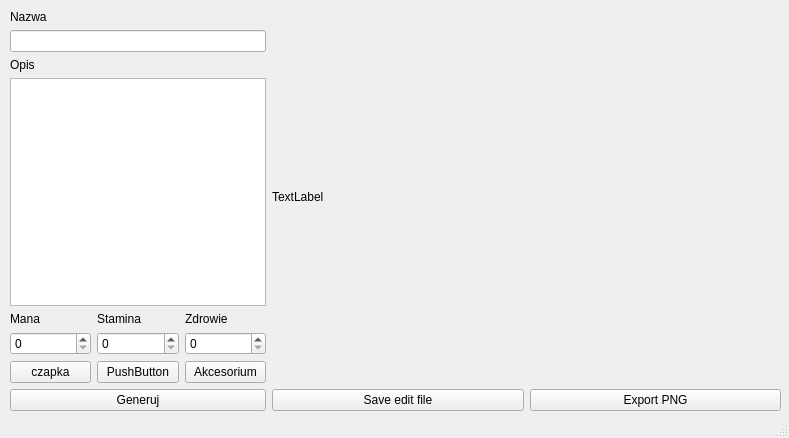
<?xml version="1.0" encoding="UTF-8"?>
<ui version="4.0">
 <class>MainWindow</class>
 <widget class="QMainWindow" name="MainWindow">
  <property name="windowModality">
   <enum>Qt::WindowModal</enum>
  </property>
  <property name="geometry">
   <rect>
    <x>0</x>
    <y>0</y>
    <width>789</width>
    <height>438</height>
   </rect>
  </property>
  <property name="windowTitle">
   <string>Generator kart kapibar</string>
  </property>
  <widget class="QWidget" name="centralwidget">
   <widget class="QWidget" name="">
    <property name="geometry">
     <rect>
      <x>10</x>
      <y>10</y>
      <width>771</width>
      <height>401</height>
     </rect>
    </property>
    <layout class="QGridLayout" name="gridLayout" rowstretch="0,0,0,0,0,0,0,0" columnstretch="0,0,0,10,10">
     <item row="7" column="3">
      <widget class="QPushButton" name="buttonSave">
       <property name="text">
        <string>Save edit file</string>
       </property>
      </widget>
     </item>
     <item row="4" column="2">
      <widget class="QLabel" name="labelHealth">
       <property name="text">
        <string>Zdrowie</string>
       </property>
      </widget>
     </item>
     <item row="2" column="0">
      <widget class="QLabel" name="labelDesc">
       <property name="text">
        <string>Opis</string>
       </property>
      </widget>
     </item>
     <item row="4" column="1">
      <widget class="QLabel" name="labelStamina">
       <property name="text">
        <string>Stamina</string>
       </property>
      </widget>
     </item>
     <item row="6" column="0">
      <widget class="QPushButton" name="buttonHat">
       <property name="text">
        <string>czapka</string>
       </property>
      </widget>
     </item>
     <item row="0" column="0">
      <widget class="QLabel" name="labelName">
       <property name="text">
        <string>Nazwa</string>
       </property>
      </widget>
     </item>
     <item row="7" column="0" colspan="3">
      <widget class="QPushButton" name="buttonGenerate">
       <property name="text">
        <string>Generuj</string>
       </property>
      </widget>
     </item>
     <item row="1" column="0" colspan="3">
      <widget class="QLineEdit" name="inputName"/>
     </item>
     <item row="5" column="0">
      <widget class="QSpinBox" name="inputMana"/>
     </item>
     <item row="5" column="2">
      <widget class="QSpinBox" name="inputHealth"/>
     </item>
     <item row="6" column="2">
      <widget class="QPushButton" name="buttonAccessory">
       <property name="text">
        <string>Akcesorium</string>
       </property>
      </widget>
     </item>
     <item row="7" column="4">
      <widget class="QPushButton" name="buttonExport">
       <property name="text">
        <string>Export PNG</string>
       </property>
      </widget>
     </item>
     <item row="0" column="3" rowspan="7" colspan="2">
      <widget class="QLabel" name="labelImagePreview">
       <property name="text">
        <string>TextLabel</string>
       </property>
      </widget>
     </item>
     <item row="5" column="1">
      <widget class="QSpinBox" name="inputStamina"/>
     </item>
     <item row="3" column="0" colspan="3">
      <widget class="QTextEdit" name="inputDesc"/>
     </item>
     <item row="4" column="0">
      <widget class="QLabel" name="labelMana">
       <property name="text">
        <string>Mana</string>
       </property>
      </widget>
     </item>
     <item row="6" column="1">
      <widget class="QPushButton" name="pushButton">
       <property name="text">
        <string>PushButton</string>
       </property>
      </widget>
     </item>
    </layout>
   </widget>
  </widget>
  <widget class="QMenuBar" name="menubar">
   <property name="geometry">
    <rect>
     <x>0</x>
     <y>0</y>
     <width>789</width>
     <height>26</height>
    </rect>
   </property>
  </widget>
  <widget class="QStatusBar" name="statusbar"/>
 </widget>
 <resources/>
 <connections/>
</ui>
